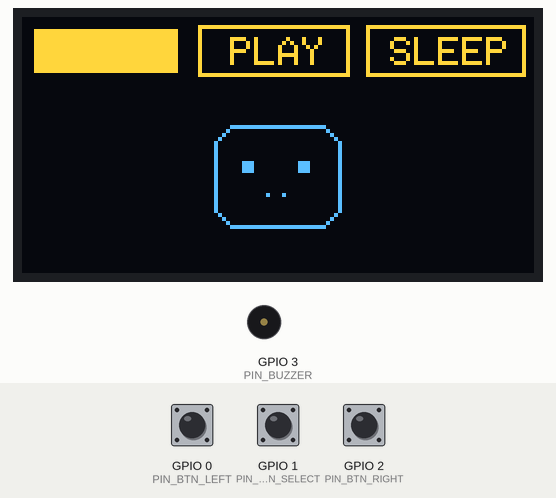
The sketch below on a simulated ESP32. Shown: 128×64 one-colour display, buzzer (waves = sounding). The test bench sets the inputs (shaded band); at power-on: GPIO 2 (PIN_BTN_RIGHT) HIGH, GPIO 1 (PIN_BTN_SELECT) HIGH, GPIO 0 (PIN_BTN_LEFT) HIGH. The OLED is the two-colour kind (top 16 rows yellow); random numbers use the default seed unless the sketch sets one.

Above: at 2.2 s.
2.3 s: GPIO 2 (PIN_BTN_RIGHT) pulled LOW for 0.15 s
At 3.8 s:
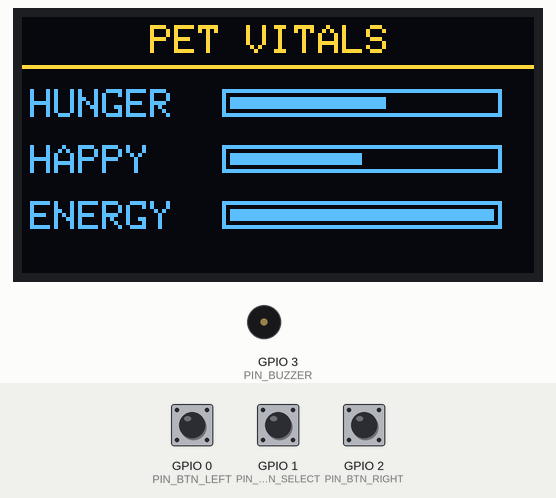
5.4 s: GPIO 2 (PIN_BTN_RIGHT) pulled LOW for 1 s
At 7.7 s:
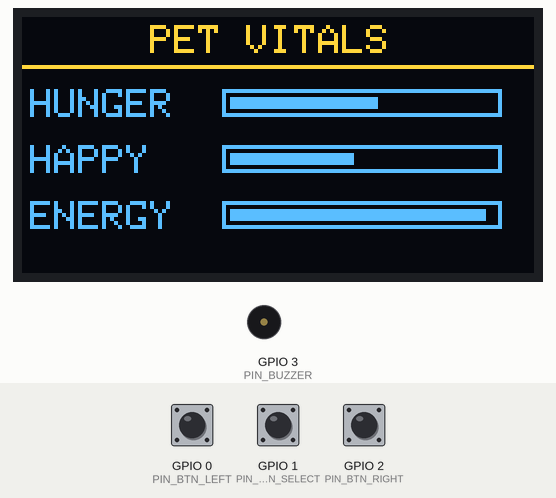
7.9 s: GPIO 1 (PIN_BTN_SELECT) pulled LOW for 1 s
At 9.7 s:
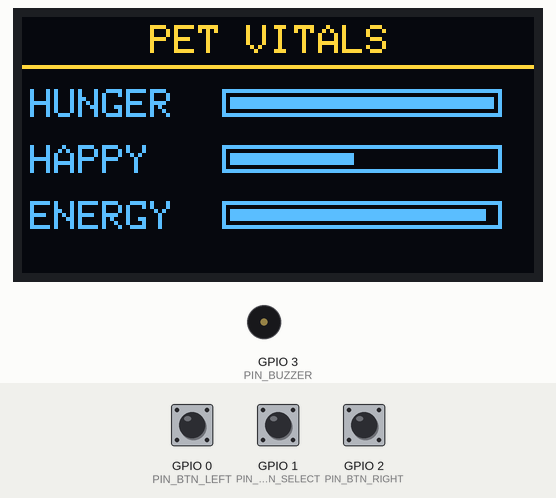
10.7 s: GPIO 0 (PIN_BTN_LEFT) pulled LOW for 3.2 s
At 14.4 s:
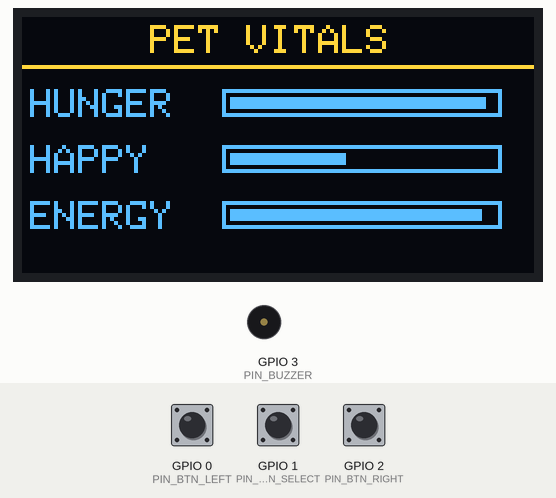
15.4 s: GPIO 1 (PIN_BTN_SELECT) pulled LOW for 0.15 s
At 16.04 s:
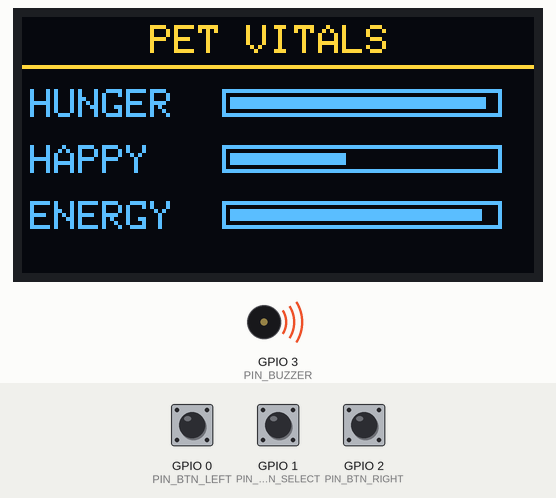
16.1 s: GPIO 2 (PIN_BTN_RIGHT) pulled LOW for 3.2 s
At 19.8 s:
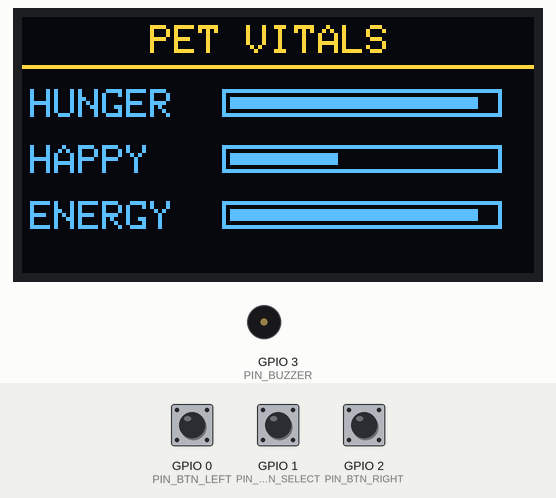
Timing chart, 0 to 21.3 s (numbered marks = the images above; inputs shaded):
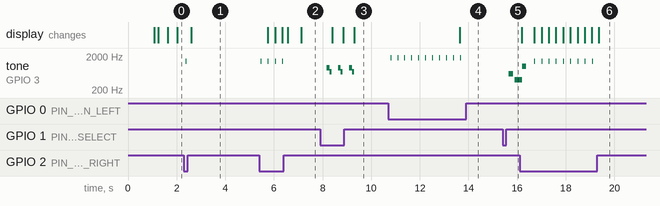

Measured:
- after the input at 2.3 s, tone on GPIO 3 (PIN_BUZZER): silent → 1385 Hz after 0.08 s, → silent 0.04 s later
- after the input at 5.4 s, tone on GPIO 3 (PIN_BUZZER): alternates 1385 Hz for 0.04 s and silent for 0.26 s, 8 changes in all, then stays silent, starting after 0.06 s
- after the input at 7.9 s, tone on GPIO 3 (PIN_BUZZER): silent → 894 Hz after 0.28 s, then repeats every 0.46 s: 696 Hz 0.08 s, silent 0.26 s, 894 Hz 0.12 s, until it stays silent from 9.3 s; the display: first changes after 0.49 s (image 3 shows a later state)
- after the input at 10.7 s, tone on GPIO 3 (PIN_BUZZER): alternates 1779 Hz for 0.04 s and silent for 0.25 s, 22 changes in all, then stays silent, starting after 0.10 s
- after the input at 15.4 s, tone on GPIO 3 (PIN_BUZZER): silent → 597 Hz after 0.25 s, → silent 0.20 s later, → 399 Hz 0.05 s later

The sketch:

firmware.ino
```cpp
#include <Wire.h>
#include <Adafruit_GFX.h>
#include <Adafruit_SSD1306.h>

#define SCREEN_WIDTH 128
#define SCREEN_HEIGHT 64
#define OLED_RESET    -1
#define SCREEN_ADDRESS 0x3C

// Pin layout directly mapping image_2026-06-25_181045654.png
#define PIN_BTN_LEFT   0  // SW4
#define PIN_BTN_SELECT 1  // SW5
#define PIN_BTN_RIGHT  2  // SW6
#define PIN_BUZZER     3  // BZ1
#define I2C_SDA        9  // U2 SDA
#define I2C_SCL        8  // U2 SCL

// Core Stats
int hunger = 60;
int happiness = 50;
int energy = 100;      // New Energy Stat (0-100)

// State Machine
int selectedMenu = 0;  // 0 = FEED, 1 = PLAY, 2 = SLEEP
bool showStatus = false;
bool isSleeping = false;
bool inGame = false;

// Mini-Game Variables
int paddleX = 54;
int itemX = 30;
int itemY = 12;
int gameScore = 0;
int itemsDropped = 0;

unsigned long lastStatTick = 0;
const unsigned long TICK_INTERVAL = 6000; // Stat updates every 6 seconds

Adafruit_SSD1306 display(SCREEN_WIDTH, SCREEN_HEIGHT, &Wire, OLED_RESET);

void playBeep(int frequency, int duration) {
  long delayVal = 1000000 / frequency / 2;
  long numCycles = (long)frequency * duration / 1000;
  for (long i = 0; i < numCycles; i++) {
    digitalWrite(PIN_BUZZER, HIGH);
    delayMicroseconds(delayVal);
    digitalWrite(PIN_BUZZER, LOW);
    delayMicroseconds(delayVal);
  }
}

void setup() {
  pinMode(PIN_BTN_LEFT, INPUT_PULLUP);
  pinMode(PIN_BTN_SELECT, INPUT_PULLUP);
  pinMode(PIN_BTN_RIGHT, INPUT_PULLUP);
  pinMode(PIN_BUZZER, OUTPUT);
  digitalWrite(PIN_BUZZER, LOW);

  Wire.begin(I2C_SDA, I2C_SCL);
  display.begin(SSD1306_SWITCHCAPVCC, SCREEN_ADDRESS);

  display.clearDisplay();
  display.setTextSize(1);
  display.setTextColor(SSD1306_WHITE);
  display.setCursor(35, 28);
  display.print("PET OS v2.0");
  display.display();
  delay(1000);

  lastStatTick = millis();
}

void loop() {
  // --- 1. Passive Background Stat Management ---
  if (millis() - lastStatTick >= TICK_INTERVAL) {
    lastStatTick = millis();

    if (isSleeping) {
      energy += 15;
      if (energy >= 100) {
        energy = 100;
        isSleeping = false; // Automatically wakes up fully charged
        playBeep(1500, 400);
      }
    } else {
      if (hunger > 0) hunger -= 3;
      if (happiness > 0) happiness -= 3;
      if (energy > 0) energy -= 2; // Slow active drain
    }
  }

  // --- 2. Handle Inputs & States ---
  if (inGame) {
    runMiniGameLoop();
  } else if (isSleeping) {
    // Pressing any button wakes the pet early
    if (digitalRead(PIN_BTN_LEFT) == LOW || digitalRead(PIN_BTN_SELECT) == LOW || digitalRead(PIN_BTN_RIGHT) == LOW) {
      isSleeping = false;
      playBeep(1000, 100);
      delay(300);
    }
    drawSleepScreen();
  } else {
    handleStandardInput();

    display.clearDisplay();
    if (showStatus) {
      drawStatusScreen();
    } else {
      drawMainScreen();
    }
    display.display();
  }

  delay(30); // Global frame limiter
}

// --- Standard UI Input Controller ---
void handleStandardInput() {
  if (digitalRead(PIN_BTN_LEFT) == LOW) {
    selectedMenu = (selectedMenu + 1) % 3; // Loop between 0, 1, 2
    playBeep(1800, 30);
    delay(200);
  }

  if (digitalRead(PIN_BTN_RIGHT) == LOW) {
    showStatus = !showStatus;
    playBeep(1400, 40);
    delay(200);
  }

  if (digitalRead(PIN_BTN_SELECT) == LOW) {
    delay(200);
    if (selectedMenu == 0) { // FEED
      hunger = min(hunger + 20, 100);
      playBeep(900, 80); delay(40); playBeep(700, 80);
    }
    else if (selectedMenu == 1) { // PLAY
      if (energy >= 20) {
        // Init the Mini-game state
        inGame = true;
        gameScore = 0;
        itemsDropped = 0;
        paddleX = 54;
        itemY = 12;
        itemX = random(10, 110);
        playBeep(1200, 100);
      } else {
        // Too tired warning!
        playBeep(300, 300);
      }
    }
    else if (selectedMenu == 2) { // SLEEP
      isSleeping = true;
      showStatus = false;
      playBeep(600, 200); delay(50); playBeep(400, 300);
    }
  }
}

// --- Arcade Mini-Game Implementation ---
void runMiniGameLoop() {
  // Input tracking directly inside the game
  if (digitalRead(PIN_BTN_LEFT) == LOW && paddleX > 0) {
    paddleX -= 5;
  }
  if (digitalRead(PIN_BTN_RIGHT) == LOW && paddleX < 112) {
    paddleX += 5;
  }

  // Drop object physics
  itemY += 2;

  // Collision handling (Paddle sits at Y=56)
  if (itemY >= 54) {
    if (itemX >= paddleX && itemX <= (paddleX + 16)) {
      gameScore++;
      playBeep(2200, 50); // High pitch catch indicator
    } else {
      playBeep(400, 80);  // Low pitch miss indicator
    }

    // Spawn next object
    itemY = 12;
    itemX = random(5, 120);
    itemsDropped++;
  }

  // Check End Game Condition (After 5 drops)
  if (itemsDropped >= 5) {
    inGame = false;
    energy = max(energy - 20, 0); // Discharge tax for playing
    happiness = min(happiness + (gameScore * 12), 100); // Reward calculations

    // Victory fanfare
    playBeep(1500, 80); delay(50);
    playBeep(2000, 150);
    return;
  }

  // Render Mini Game Screen
  display.clearDisplay();
  display.setTextSize(1);
  display.setCursor(0, 0);
  display.print("Score:"); display.print(gameScore);
  display.setCursor(85, 0);
  display.print("Drop:"); display.print(itemsDropped + 1);
  display.drawLine(0, 10, 128, 10, SSD1306_WHITE);

  // Draw Catch Basket Paddle
  display.fillRect(paddleX, 56, 16, 4, SSD1306_WHITE);
  // Draw Falling Fruit/Object
  display.fillCircle(itemX, itemY, 3, SSD1306_WHITE);
  display.display();
}

// --- UI Display Render Panels ---
void drawMainScreen() {
  // Menu Options Rendering
  display.drawRect(2, 2, 38, 13, SSD1306_WHITE);
  display.drawRect(44, 2, 38, 13, SSD1306_WHITE);
  display.drawRect(86, 2, 40, 13, SSD1306_WHITE);

  if (selectedMenu == 0) display.fillRect(2, 2, 38, 13, SSD1306_INVERSE);
  if (selectedMenu == 1) display.fillRect(44, 2, 38, 13, SSD1306_INVERSE);
  if (selectedMenu == 2) display.fillRect(86, 2, 40, 13, SSD1306_INVERSE);

  display.setCursor(8, 5);   display.print("FEED");
  display.setCursor(52, 5);  display.print("PLAY");
  display.setCursor(92, 5);  display.print("SLEEP");

  int bounce = (millis() % 800 < 400) ? 0 : 2;
  display.drawRoundRect(48, 25 + bounce, 32, 26, 6, SSD1306_WHITE); // Body

  if (energy < 20) {
    // Exhausted/Dying Expression
    display.setCursor(55, 32 + bounce); display.print("=");
    display.setCursor(67, 32 + bounce); display.print("=");
    display.drawLine(59, 44 + bounce, 67, 44 + bounce, SSD1306_WHITE);
  } else {
    // Normal Face
    display.fillRect(55, 34 + bounce, 3, 3, SSD1306_WHITE);
    display.fillRect(69, 34 + bounce, 3, 3, SSD1306_WHITE);
    display.drawPixel(61, 42 + bounce, SSD1306_WHITE);
    display.drawPixel(65, 42 + bounce, SSD1306_WHITE);
  }
}

void drawSleepScreen() {
  display.clearDisplay();
  int pulse = (millis() % 2000 < 1000);

  // Snoozing animations
  display.setCursor(85, 20 - (pulse * 3)); display.print(pulse ? "Zzz" : "zZz");

  // Closed eyes pet body representation
  display.drawRoundRect(48, 30, 32, 26, 6, SSD1306_WHITE);
  display.drawLine(54, 39, 58, 39, SSD1306_WHITE); // Closed Left Eye
  display.drawLine(68, 39, 72, 39, SSD1306_WHITE); // Closed Right Eye

  display.setCursor(20, 3);
  display.print("Recharging energy...");
  display.display();
}

void drawStatusScreen() {
  display.setCursor(32, 2);
  display.print("PET VITALS");
  display.drawLine(0, 12, 128, 12, SSD1306_WHITE);

  // Hunger Meter
  display.setCursor(2, 18);  display.print("HUNGER");
  display.drawRect(50, 18, 70, 7, SSD1306_WHITE);
  display.fillRect(52, 20, (hunger * 66) / 100, 3, SSD1306_WHITE);

  // Happiness Meter
  display.setCursor(2, 32);  display.print("HAPPY");
  display.drawRect(50, 32, 70, 7, SSD1306_WHITE);
  display.fillRect(52, 34, (happiness * 66) / 100, 3, SSD1306_WHITE);

  // Energy Discharge Meter
  display.setCursor(2, 46);  display.print("ENERGY");
  display.drawRect(50, 46, 70, 7, SSD1306_WHITE);
  display.fillRect(52, 48, (energy * 66) / 100, 3, SSD1306_WHITE);
}
```
